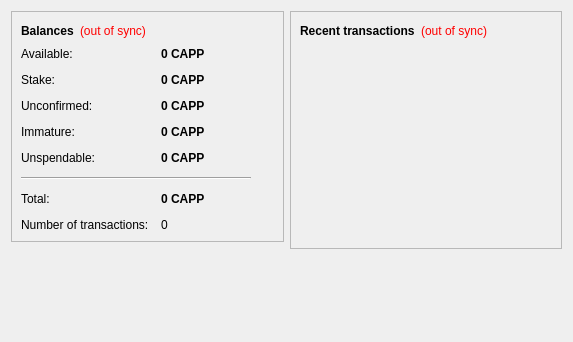
<?xml version="1.0" encoding="UTF-8"?>
<ui version="4.0">
 <class>OverviewPage</class>
 <widget class="QWidget" name="OverviewPage">
  <property name="geometry">
   <rect>
    <x>0</x>
    <y>0</y>
    <width>573</width>
    <height>342</height>
   </rect>
  </property>
  <property name="windowTitle">
   <string>Form</string>
  </property>
  <layout class="QHBoxLayout" name="horizontalLayout" stretch="1,1">
   <item>
    <layout class="QVBoxLayout" name="verticalLayout_2">
     <item>
      <widget class="QFrame" name="frame">
       <property name="frameShape">
        <enum>QFrame::StyledPanel</enum>
       </property>
       <property name="frameShadow">
        <enum>QFrame::Raised</enum>
       </property>
       <layout class="QVBoxLayout" name="verticalLayout_4">
        <item>
         <layout class="QHBoxLayout" name="horizontalLayout_4">
          <item>
           <widget class="QLabel" name="label_5">
            <property name="font">
             <font>
              <weight>75</weight>
              <bold>true</bold>
             </font>
            </property>
            <property name="text">
             <string>Balances</string>
            </property>
           </widget>
          </item>
          <item>
           <widget class="QLabel" name="labelWalletStatus">
            <property name="toolTip">
             <string>The displayed information may be out of date. Your wallet automatically synchronizes with the BottleCapsPlus network after a connection is established, but this process has not completed yet.</string>
            </property>
            <property name="styleSheet">
             <string notr="true">QLabel { color: red; }</string>
            </property>
            <property name="text">
             <string notr="true">(out of sync)</string>
            </property>
            <property name="alignment">
             <set>Qt::AlignLeading|Qt::AlignLeft|Qt::AlignVCenter</set>
            </property>
           </widget>
          </item>
          <item>
           <spacer name="horizontalSpacer_2">
            <property name="orientation">
             <enum>Qt::Horizontal</enum>
            </property>
            <property name="sizeHint" stdset="0">
             <size>
              <width>40</width>
              <height>20</height>
             </size>
            </property>
           </spacer>
          </item>
         </layout>
        </item>
        <item>
         <layout class="QFormLayout" name="formLayout_2">
          <property name="fieldGrowthPolicy">
           <enum>QFormLayout::AllNonFixedFieldsGrow</enum>
          </property>
          <property name="horizontalSpacing">
           <number>12</number>
          </property>
          <property name="verticalSpacing">
           <number>12</number>
          </property>
          <item row="0" column="0">
           <widget class="QLabel" name="labelAvailableText">
            <property name="toolTip">
             <string>Your current available balance</string>
            </property>
            <property name="text">
             <string>Available:</string>
            </property>
           </widget>
          </item>
          <item row="0" column="1">
           <widget class="QLabel" name="labelAvailable">
            <property name="font">
             <font>
              <weight>75</weight>
              <bold>true</bold>
             </font>
            </property>
            <property name="cursor">
             <cursorShape>IBeamCursor</cursorShape>
            </property>
            <property name="toolTip">
             <string>Your current available balance</string>
            </property>
            <property name="text">
             <string notr="true">0 CAPP</string>
            </property>
            <property name="alignment">
             <set>Qt::AlignLeading|Qt::AlignLeft|Qt::AlignVCenter</set>
            </property>
            <property name="textInteractionFlags">
             <set>Qt::LinksAccessibleByMouse|Qt::TextSelectableByKeyboard|Qt::TextSelectableByMouse</set>
            </property>
           </widget>
          </item>
          <item row="1" column="0">
           <widget class="QLabel" name="label_6">
            <property name="toolTip">
             <string>Total of coins that was staked, and do not yet count toward the current balance</string>
            </property>
            <property name="text">
             <string>Stake:</string>
            </property>
           </widget>
          </item>
          <item row="1" column="1">
           <widget class="QLabel" name="labelStake">
            <property name="font">
             <font>
              <weight>75</weight>
              <bold>true</bold>
             </font>
            </property>
            <property name="cursor">
             <cursorShape>IBeamCursor</cursorShape>
            </property>
            <property name="toolTip">
             <string>Total of coins that was staked, and do not yet count toward the current balance</string>
            </property>
            <property name="text">
             <string notr="true">0 CAPP</string>
            </property>
            <property name="alignment">
             <set>Qt::AlignLeading|Qt::AlignLeft|Qt::AlignVCenter</set>
            </property>
            <property name="textInteractionFlags">
             <set>Qt::LinksAccessibleByMouse|Qt::TextSelectableByKeyboard|Qt::TextSelectableByMouse</set>
            </property>
           </widget>
          </item>
          <item row="2" column="0">
           <widget class="QLabel" name="label_3">
            <property name="toolTip">
             <string>Total of transactions that have yet to be confirmed, and do not yet count toward the current balance</string>
            </property>
            <property name="text">
             <string>Unconfirmed:</string>
            </property>
           </widget>
          </item>
          <item row="2" column="1">
           <widget class="QLabel" name="labelUnconfirmed">
            <property name="font">
             <font>
              <weight>75</weight>
              <bold>true</bold>
             </font>
            </property>
            <property name="cursor">
             <cursorShape>IBeamCursor</cursorShape>
            </property>
            <property name="toolTip">
             <string>Total of transactions that have yet to be confirmed, and do not yet count toward the current balance</string>
            </property>
            <property name="text">
             <string notr="true">0 CAPP</string>
            </property>
            <property name="alignment">
             <set>Qt::AlignLeading|Qt::AlignLeft|Qt::AlignVCenter</set>
            </property>
            <property name="textInteractionFlags">
             <set>Qt::LinksAccessibleByMouse|Qt::TextSelectableByKeyboard|Qt::TextSelectableByMouse</set>
            </property>
           </widget>
          </item>
          <item row="3" column="0">
           <widget class="QLabel" name="labelImmatureText">
            <property name="toolTip">
             <string>Mined balance that has not yet matured</string>
            </property>
            <property name="text">
             <string>Immature:</string>
            </property>
           </widget>
          </item>
          <item row="3" column="1">
           <widget class="QLabel" name="labelImmature">
            <property name="font">
             <font>
              <weight>75</weight>
              <bold>true</bold>
             </font>
            </property>
            <property name="toolTip">
             <string>Mined balance that has not yet matured</string>
            </property>
            <property name="text">
             <string notr="true">0 CAPP</string>
            </property>
            <property name="alignment">
             <set>Qt::AlignLeading|Qt::AlignLeft|Qt::AlignVCenter</set>
            </property>
            <property name="textInteractionFlags">
             <set>Qt::LinksAccessibleByMouse|Qt::TextSelectableByKeyboard|Qt::TextSelectableByMouse</set>
            </property>
           </widget>
          </item>
          <item row="4" column="0">
           <widget class="QLabel" name="labelBalanceWatchOnlyText">
            <property name="toolTip">
             <string>Your unspendable balance</string>
            </property>
            <property name="text">
             <string>Unspendable:</string>
            </property>
           </widget>
          </item>
          <item row="4" column="1">
           <widget class="QLabel" name="labelBalanceWatchOnly">
            <property name="font">
             <font>
              <weight>75</weight>
              <bold>true</bold>
             </font>
            </property>
            <property name="cursor">
             <cursorShape>IBeamCursor</cursorShape>
            </property>
            <property name="toolTip">
             <string>Your unspendable balance</string>
            </property>
            <property name="text">
             <string notr="true">0 CAPP</string>
            </property>
            <property name="alignment">
             <set>Qt::AlignLeading|Qt::AlignLeft|Qt::AlignVCenter</set>
            </property>
            <property name="textInteractionFlags">
             <set>Qt::LinksAccessibleByMouse|Qt::TextSelectableByKeyboard|Qt::TextSelectableByMouse</set>
            </property>
           </widget>
          </item>
          <item row="5" column="0" colspan="2">
           <widget class="Line" name="line">
            <property name="maximumSize">
             <size>
              <width>230</width>
              <height>16777215</height>
             </size>
            </property>
            <property name="orientation">
             <enum>Qt::Horizontal</enum>
            </property>
           </widget>
          </item>
          <item row="6" column="0">
           <widget class="QLabel" name="labelTotalText">
            <property name="toolTip">
             <string>Your current total balance</string>
            </property>
            <property name="text">
             <string>Total:</string>
            </property>
           </widget>
          </item>
          <item row="6" column="1">
           <widget class="QLabel" name="labelTotal">
            <property name="font">
             <font>
              <weight>75</weight>
              <bold>true</bold>
             </font>
            </property>
            <property name="toolTip">
             <string>Your current total balance</string>
            </property>
            <property name="text">
             <string notr="true">0 CAPP</string>
            </property>
            <property name="alignment">
             <set>Qt::AlignLeading|Qt::AlignLeft|Qt::AlignVCenter</set>
            </property>
            <property name="textInteractionFlags">
             <set>Qt::LinksAccessibleByMouse|Qt::TextSelectableByKeyboard|Qt::TextSelectableByMouse</set>
            </property>
           </widget>
          </item>
          <item row="7" column="0">
           <widget class="QLabel" name="label_2">
            <property name="toolTip">
             <string>Total number of transactions in wallet</string>
            </property>
            <property name="text">
             <string>Number of transactions:</string>
            </property>
           </widget>
          </item>
          <item row="7" column="1">
           <widget class="QLabel" name="labelNumTransactions">
            <property name="toolTip">
             <string>Total number of transactions in wallet</string>
            </property>
            <property name="text">
             <string notr="true">0</string>
            </property>
           </widget>
          </item>
         </layout>
        </item>
       </layout>
      </widget>
     </item>
     <item>
      <spacer name="verticalSpacer">
       <property name="orientation">
        <enum>Qt::Vertical</enum>
       </property>
       <property name="sizeHint" stdset="0">
        <size>
         <width>20</width>
         <height>40</height>
        </size>
       </property>
      </spacer>
     </item>
     <item>
      <widget class="QLabel" name="coinLogo">
       <property name="text">
        <string/>
       </property>
       <property name="pixmap">
        <pixmap resource="../bitcoin.qrc">:/images/walletbg</pixmap>
       </property>
       <property name="scaledContents">
        <bool>false</bool>
       </property>
       <property name="alignment">
        <set>Qt::AlignCenter</set>
       </property>
      </widget>
     </item>
    </layout>
   </item>
   <item>
    <layout class="QVBoxLayout" name="verticalLayout_3">
     <item>
      <widget class="QFrame" name="frame_2">
       <property name="frameShape">
        <enum>QFrame::StyledPanel</enum>
       </property>
       <property name="frameShadow">
        <enum>QFrame::Raised</enum>
       </property>
       <layout class="QVBoxLayout" name="verticalLayout">
        <item>
         <layout class="QHBoxLayout" name="horizontalLayout_2">
          <item>
           <widget class="QLabel" name="label_4">
            <property name="text">
             <string>&lt;b&gt;Recent transactions&lt;/b&gt;</string>
            </property>
           </widget>
          </item>
          <item>
           <widget class="QLabel" name="labelTransactionsStatus">
            <property name="toolTip">
             <string>The displayed information may be out of date. Your wallet automatically synchronizes with the BottleCapsPlus network after a connection is established, but this process has not completed yet.</string>
            </property>
            <property name="styleSheet">
             <string notr="true">QLabel { color: red; }</string>
            </property>
            <property name="text">
             <string notr="true">(out of sync)</string>
            </property>
            <property name="alignment">
             <set>Qt::AlignRight|Qt::AlignTrailing|Qt::AlignVCenter</set>
            </property>
           </widget>
          </item>
          <item>
           <spacer name="horizontalSpacer">
            <property name="orientation">
             <enum>Qt::Horizontal</enum>
            </property>
            <property name="sizeHint" stdset="0">
             <size>
              <width>40</width>
              <height>20</height>
             </size>
            </property>
           </spacer>
          </item>
         </layout>
        </item>
        <item>
         <widget class="QListView" name="listTransactions">
          <property name="styleSheet">
           <string notr="true">QListView { background: transparent; }</string>
          </property>
          <property name="frameShape">
           <enum>QFrame::NoFrame</enum>
          </property>
          <property name="verticalScrollBarPolicy">
           <enum>Qt::ScrollBarAlwaysOff</enum>
          </property>
          <property name="horizontalScrollBarPolicy">
           <enum>Qt::ScrollBarAlwaysOff</enum>
          </property>
          <property name="selectionMode">
           <enum>QAbstractItemView::NoSelection</enum>
          </property>
         </widget>
        </item>
       </layout>
      </widget>
     </item>
     <item>
      <spacer name="verticalSpacer_2">
       <property name="orientation">
        <enum>Qt::Vertical</enum>
       </property>
       <property name="sizeHint" stdset="0">
        <size>
         <width>20</width>
         <height>40</height>
        </size>
       </property>
      </spacer>
     </item>
    </layout>
   </item>
  </layout>
 </widget>
 <resources/>
 <connections/>
</ui>
